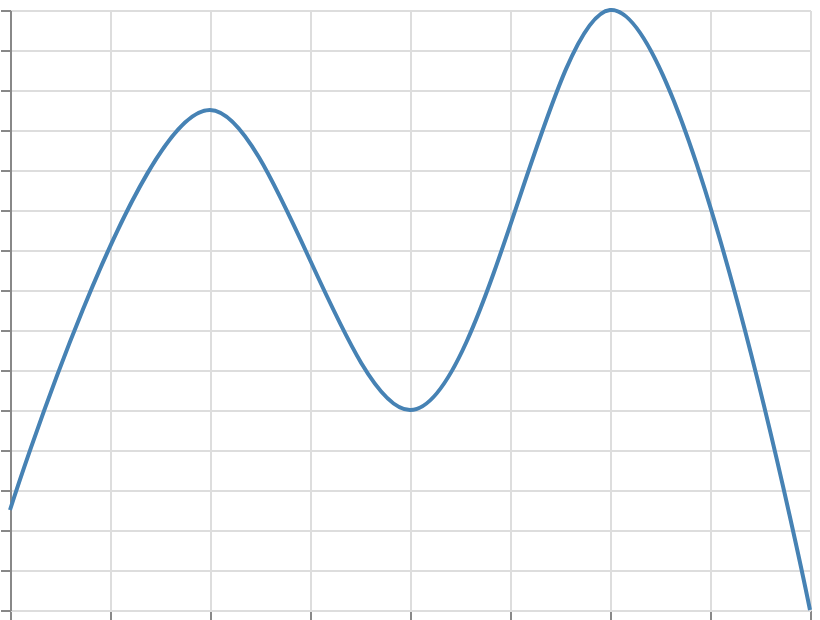

Express this chart as Vega-Lite.
### Vega specification from a JSON file in a GitHub repository (floating-point values rounded to 4 significant figures)
{"$schema": "https://vega.github.io/schema/vega/v6.json", "width": 400, "height": 300, "padding": 5, "autosize": "none", "data": [{"name": "table", "values": [{"x": 0, "y": 5}, {"x": 1, "y": 25}, {"x": 2, "y": 10}, {"x": 3, "y": 30}, {"x": 4, "y": 0}]}], "scales": [{"name": "x", "type": "linear", "domain": {"data": "table", "field": "x"}, "range": "width", "nice": true}, {"name": "y", "type": "linear", "domain": {"data": "table", "field": "y"}, "range": [{"signal": "height"}, 0], "nice": true}], "marks": [{"type": "line", "from": {"data": "table"}, "encode": {"update": {"x": {"scale": "x", "field": "x"}, "y": {"scale": "y", "field": "y"}, "stroke": {"value": "steelblue"}, "strokeWidth": {"value": 2}, "interpolate": {"value": "catmull-rom"}, "tension": {"value": 0.7}}}}], "axes": [{"scale": "x", "orient": "bottom", "grid": true, "labels": false}, {"scale": "y", "orient": "left", "grid": true, "labels": false}]}
